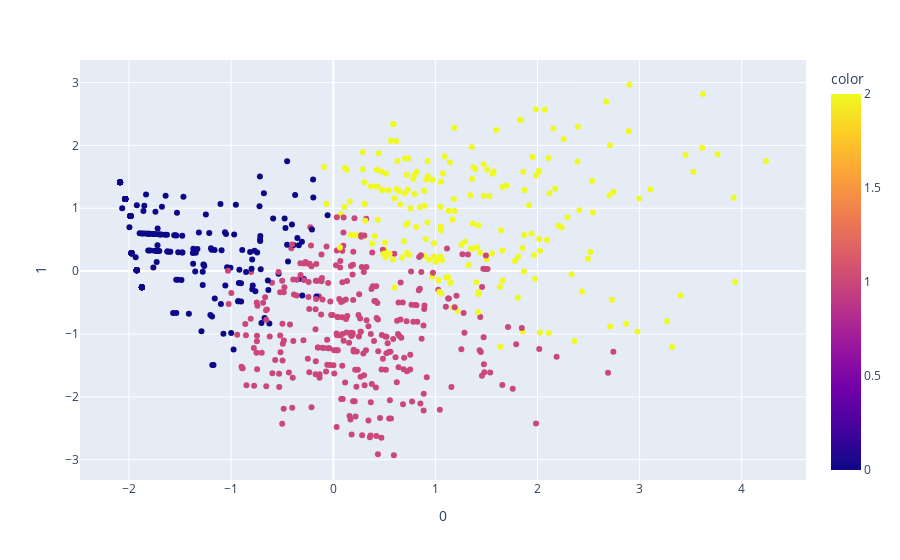

The notebook cell this image was saved under:
### Code cell
pca = PCA(n_components=3)
components = pca.fit_transform(df_cust2)


fig = px.scatter(components, x=0, y=1, color=y_km)
fig.show()

### Figure 1 — Plotly figure (JSON) as saved in the notebook; plotly's stock layout.template omitted (floating-point values rounded to 4 significant figures; data arrays with more than 128 entries replaced by an {"elided": "..."} marker saying what was removed)
{"data": [{"hovertemplate": "0=%{x}<br>1=%{y}<br>color=%{marker.color}<extra></extra>", "legendgroup": "", "marker": {"color": {"elided": "747 int values"}, "coloraxis": "coloraxis", "symbol": "circle"}, "mode": "markers", "name": "", "orientation": "v", "showlegend": false, "type": "scatter", "x": {"elided": "747 float values"}, "xaxis": "x", "y": {"elided": "747 float values"}, "yaxis": "y"}], "layout": {"autosize": true, "coloraxis": {"colorbar": {"title": {"text": "color"}}, "colorscale": [[0, "#0d0887"], [0.1111, "#46039f"], [0.2222, "#7201a8"], [0.3333, "#9c179e"], [0.4444, "#bd3786"], [0.5556, "#d8576b"], [0.6667, "#ed7953"], [0.7778, "#fb9f3a"], [0.8889, "#fdca26"], [1, "#f0f921"]]}, "legend": {"tracegroupgap": 0}, "margin": {"t": 60}, "xaxis": {"anchor": "y", "autorange": true, "domain": [0, 1], "range": [-2.463, 4.612], "title": {"text": "0"}, "type": "linear"}, "yaxis": {"anchor": "x", "autorange": true, "domain": [0, 1], "range": [-3.347, 3.382], "title": {"text": "1"}, "type": "linear"}}}
